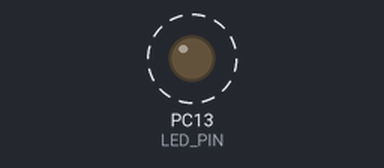
The sketch below on a simulated STM32 Black Pill. Parts: output pins drawn as LEDs (lit = HIGH). Dashed ring = blinking.

Above: at 0.12 s.
Timing chart, 0 to 3.0 s (numbered marks = the images above):
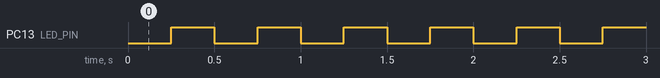

The sketch:

example_1.ino
```cpp
// Blinks the onboard user LED on PC13 at 2 Hz (active LOW) using the Arduino API for STM32.
//
// Buy this module: https://shillehtek.com/products/shillehtek-pre-soldered-authentic-stm32f411ceu6
// Full manual: https://shillehtek.com/blogs/shillehtek-product-manuals/shillehtek-pre-soldered-authentic-stm32f411ceu6-manual
// More examples: https://github.com/shillehbean/shillehtek-examples
//

// STM32F411 Black Pill - Blink Example (PC13 user LED)
// Board: "Generic STM32F4 series" -> "BlackPill F411CE"
// Upload method: USB DFU (hold BOOT0, tap NRST first time)

#define LED_PIN PC13   // User LED is on PC13 (active LOW)

void setup() {
  pinMode(LED_PIN, OUTPUT);
}

void loop() {
  digitalWrite(LED_PIN, LOW);   // ON
  delay(250);
  digitalWrite(LED_PIN, HIGH);  // OFF
  delay(250);
}
```

Measured:
- by itself, PC13 (LED_PIN): alternates HIGH for 0.25 s and LOW for 0.25 s
